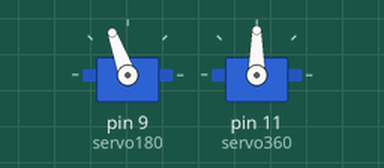
Recording of a sketch running on a simulated Arduino Uno, built with avr-gcc and run on an emulated ATmega328P. On the bench: 2 × servo.

Above: at 2.05 s.
At 4.15 s:
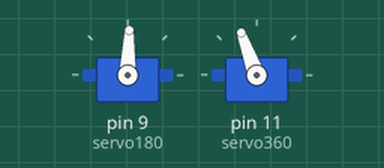
At 4.55 s:
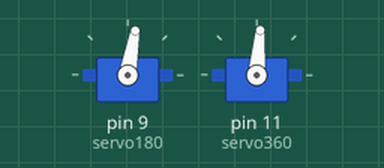
At 6.25 s:
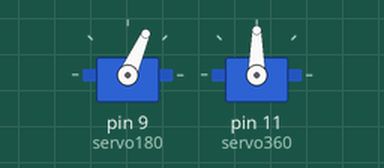
Timing chart, 0 to 7.5 s (numbered marks = the images above):
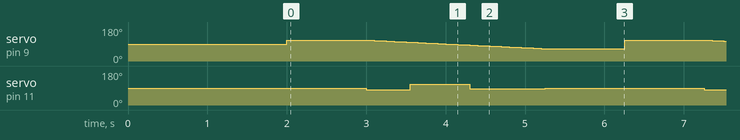

The sketch:

piano-test.ino
```cpp
#include <Servo.h>

Servo   servo180;
Servo   servo360;

void setup() {
servo180.attach(9);
servo180.write(90);
delay(1000);
servo360.attach(11);
servo360.write(90);
delay(1000);
}

void loop() {
servo180.write(110);
delay(1000);
servo360.write(80);
for (int i = 110; i > 65; i--)
{
  servo180.write(i);
  delay(50);
  if (i == 100)
	servo360.write(110);
  if (i == 85)
	servo360.write(85);
}
servo360.write(90);
delay(1000);
}
```

Measured:
- by itself, servo on pin 11 (servo360): repeats every 4.3 s: 110° 0.75 s, 85° 0.95 s, 90° 2.0 s, 80° 0.55 s
